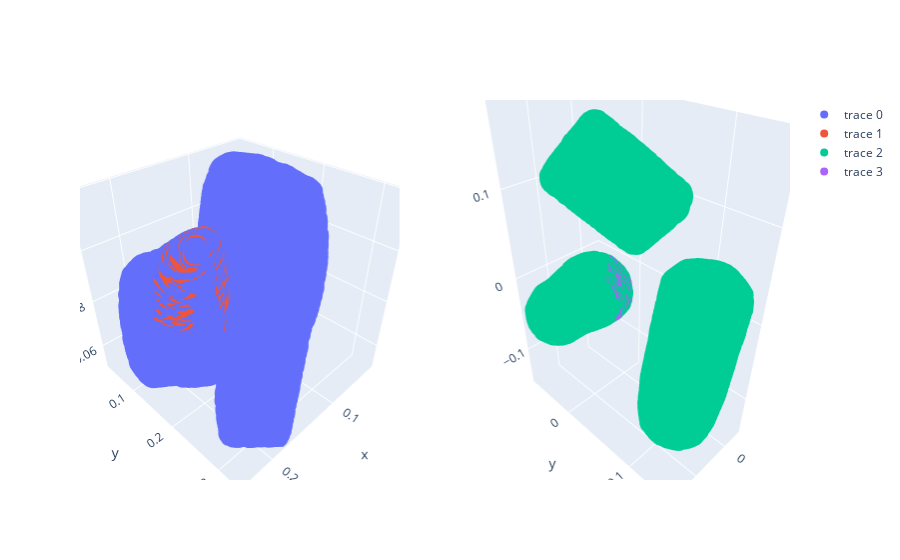

Here is the notebook cell this chart was saved with:
### Code cell
# pc = np.asarray(pc.points)
fig = make_subplots(
    rows=1, cols=2,
    specs=[[{'type': 'scene'}, {'type': 'scene'}]])


fig.add_trace(go.Scatter3d(x=pc_world[:,0], y=pc_world[:,1], z=pc_world[:,2],
                                   mode='markers'), row=1, col=1)

fig.add_trace(go.Scatter3d(x=grasp_world[:,0], y=grasp_world[:,1], z=grasp_world[:,2],
                                   mode='markers'), row=1, col=1)

fig.add_trace(go.Scatter3d(x=pc_local[:,0], y=pc_local[:,1], z=pc_local[:,2],
                                   mode='markers'), row=1, col=2)
                        
fig.add_trace(go.Scatter3d(x=grasp_local[:,0], y=grasp_local[:,1], z=grasp_local[:,2],
                                   mode='markers'), row=1, col=2)
fig.show()

### Figure 1 — Plotly figure (JSON) as saved in the notebook; plotly's stock layout.template omitted (floating-point values rounded to 4 significant figures; data arrays with more than 128 entries replaced by an {"elided": "..."} marker saying what was removed)
{"data": [{"mode": "markers", "scene": "scene", "type": "scatter3d", "x": {"elided": "10000 float values"}, "y": {"elided": "10000 float values"}, "z": {"elided": "10000 float values"}}, {"mode": "markers", "scene": "scene", "type": "scatter3d", "x": {"elided": "153 float values"}, "y": {"elided": "153 float values"}, "z": {"elided": "153 float values"}}, {"mode": "markers", "scene": "scene2", "type": "scatter3d", "x": {"elided": "10000 float values"}, "y": {"elided": "10000 float values"}, "z": {"elided": "10000 float values"}}, {"mode": "markers", "scene": "scene2", "type": "scatter3d", "x": {"elided": "153 float values"}, "y": {"elided": "153 float values"}, "z": {"elided": "153 float values"}}], "layout": {"scene": {"domain": {"x": [0, 0.45], "y": [0, 1]}}, "scene2": {"domain": {"x": [0.55, 1], "y": [0, 1]}}}}
